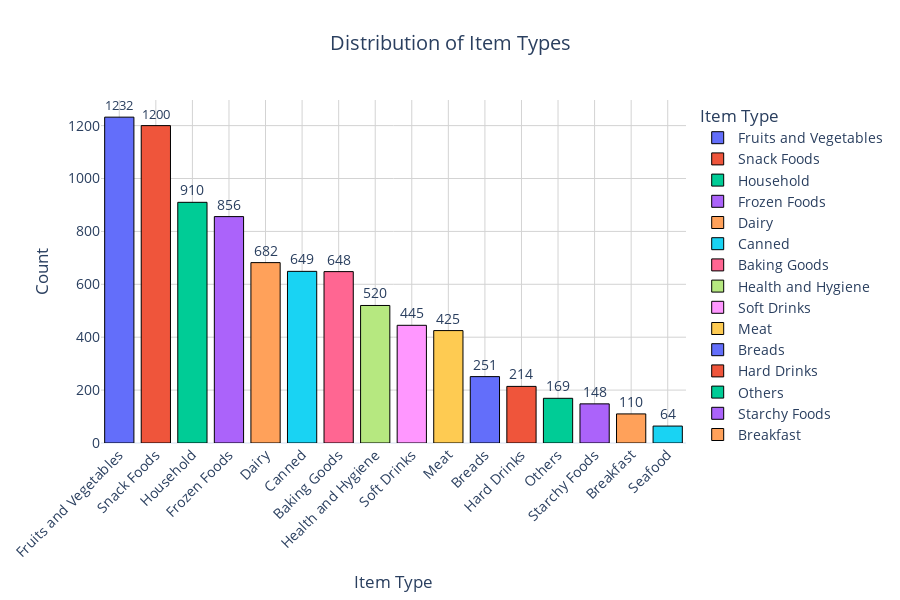

Notebook code cell kept with this figure:
### Code cell
import plotly.express as px

# Create a count plot for 'Item Type' using Plotly
item_counts = df['Item Type'].value_counts().reset_index()
item_counts.columns = ['Item Type', 'Count']  # Rename columns for clarity

# Create a bar chart with multi-color
fig = px.bar(
    item_counts, 
    x='Item Type', 
    y='Count', 
    title='Distribution of Item Types',
    color='Item Type',  # Use Item Type for color differentiation
    color_discrete_sequence=px.colors.qualitative.Plotly  # Use a qualitative color palette
)

# Update layout for aesthetics
fig.update_layout(
    xaxis_title='Item Type',
    yaxis_title='Count',
    title_x=0.5,  # Center the title
    template='plotly_white',  # Use a white theme
    xaxis_tickangle=-45,  # Rotate x-axis labels for better visibility
    paper_bgcolor='white',  # White paper background
    plot_bgcolor='white',  # White plot background
    height=600,  # Increase height for better visibility
    width=900,   # Increase width for better visibility
    font=dict(size=14),  # Increase font size
    xaxis=dict(showgrid=True, gridcolor='lightgrey'),  # Add gridlines
    yaxis=dict(showgrid=True, gridcolor='lightgrey')   # Add gridlines
)

# Adding labels on top of the bars
fig.update_traces(
    texttemplate='%{y}',  # Show the count value
    textposition='outside',  # Position text above the bars
    marker=dict(line=dict(color='black', width=1))  # Add black border around bars
)

# Customize hover information
fig.update_traces(hoverinfo='x+y', hovertemplate='Item Type: %{x}<br>Count: %{y}<extra></extra>')

# Show the plot
fig.show()

### Figure 1 — Plotly figure (JSON) as saved in the notebook; plotly's stock layout.template omitted (floating-point values rounded to 4 significant figures)
{"data": [{"alignmentgroup": "True", "hoverinfo": "x+y", "hovertemplate": "Item Type: %{x}<br>Count: %{y}<extra></extra>", "legendgroup": "Fruits and Vegetables", "marker": {"color": "#636EFA", "line": {"color": "black", "width": 1}, "pattern": {"shape": ""}}, "name": "Fruits and Vegetables", "offsetgroup": "Fruits and Vegetables", "orientation": "v", "showlegend": true, "textposition": "outside", "texttemplate": "%{y}", "type": "bar", "x": ["Fruits and Vegetables"], "xaxis": "x", "y": [1232], "yaxis": "y"}, {"alignmentgroup": "True", "hoverinfo": "x+y", "hovertemplate": "Item Type: %{x}<br>Count: %{y}<extra></extra>", "legendgroup": "Snack Foods", "marker": {"color": "#EF553B", "line": {"color": "black", "width": 1}, "pattern": {"shape": ""}}, "name": "Snack Foods", "offsetgroup": "Snack Foods", "orientation": "v", "showlegend": true, "textposition": "outside", "texttemplate": "%{y}", "type": "bar", "x": ["Snack Foods"], "xaxis": "x", "y": [1200], "yaxis": "y"}, {"alignmentgroup": "True", "hoverinfo": "x+y", "hovertemplate": "Item Type: %{x}<br>Count: %{y}<extra></extra>", "legendgroup": "Household", "marker": {"color": "#00CC96", "line": {"color": "black", "width": 1}, "pattern": {"shape": ""}}, "name": "Household", "offsetgroup": "Household", "orientation": "v", "showlegend": true, "textposition": "outside", "texttemplate": "%{y}", "type": "bar", "x": ["Household"], "xaxis": "x", "y": [910], "yaxis": "y"}, {"alignmentgroup": "True", "hoverinfo": "x+y", "hovertemplate": "Item Type: %{x}<br>Count: %{y}<extra></extra>", "legendgroup": "Frozen Foods", "marker": {"color": "#AB63FA", "line": {"color": "black", "width": 1}, "pattern": {"shape": ""}}, "name": "Frozen Foods", "offsetgroup": "Frozen Foods", "orientation": "v", "showlegend": true, "textposition": "outside", "texttemplate": "%{y}", "type": "bar", "x": ["Frozen Foods"], "xaxis": "x", "y": [856], "yaxis": "y"}, {"alignmentgroup": "True", "hoverinfo": "x+y", "hovertemplate": "Item Type: %{x}<br>Count: %{y}<extra></extra>", "legendgroup": "Dairy", "marker": {"color": "#FFA15A", "line": {"color": "black", "width": 1}, "pattern": {"shape": ""}}, "name": "Dairy", "offsetgroup": "Dairy", "orientation": "v", "showlegend": true, "textposition": "outside", "texttemplate": "%{y}", "type": "bar", "x": ["Dairy"], "xaxis": "x", "y": [682], "yaxis": "y"}, {"alignmentgroup": "True", "hoverinfo": "x+y", "hovertemplate": "Item Type: %{x}<br>Count: %{y}<extra></extra>", "legendgroup": "Canned", "marker": {"color": "#19D3F3", "line": {"color": "black", "width": 1}, "pattern": {"shape": ""}}, "name": "Canned", "offsetgroup": "Canned", "orientation": "v", "showlegend": true, "textposition": "outside", "texttemplate": "%{y}", "type": "bar", "x": ["Canned"], "xaxis": "x", "y": [649], "yaxis": "y"}, {"alignmentgroup": "True", "hoverinfo": "x+y", "hovertemplate": "Item Type: %{x}<br>Count: %{y}<extra></extra>", "legendgroup": "Baking Goods", "marker": {"color": "#FF6692", "line": {"color": "black", "width": 1}, "pattern": {"shape": ""}}, "name": "Baking Goods", "offsetgroup": "Baking Goods", "orientation": "v", "showlegend": true, "textposition": "outside", "texttemplate": "%{y}", "type": "bar", "x": ["Baking Goods"], "xaxis": "x", "y": [648], "yaxis": "y"}, {"alignmentgroup": "True", "hoverinfo": "x+y", "hovertemplate": "Item Type: %{x}<br>Count: %{y}<extra></extra>", "legendgroup": "Health and Hygiene", "marker": {"color": "#B6E880", "line": {"color": "black", "width": 1}, "pattern": {"shape": ""}}, "name": "Health and Hygiene", "offsetgroup": "Health and Hygiene", "orientation": "v", "showlegend": true, "textposition": "outside", "texttemplate": "%{y}", "type": "bar", "x": ["Health and Hygiene"], "xaxis": "x", "y": [520], "yaxis": "y"}, {"alignmentgroup": "True", "hoverinfo": "x+y", "hovertemplate": "Item Type: %{x}<br>Count: %{y}<extra></extra>", "legendgroup": "Soft Drinks", "marker": {"color": "#FF97FF", "line": {"color": "black", "width": 1}, "pattern": {"shape": ""}}, "name": "Soft Drinks", "offsetgroup": "Soft Drinks", "orientation": "v", "showlegend": true, "textposition": "outside", "texttemplate": "%{y}", "type": "bar", "x": ["Soft Drinks"], "xaxis": "x", "y": [445], "yaxis": "y"}, {"alignmentgroup": "True", "hoverinfo": "x+y", "hovertemplate": "Item Type: %{x}<br>Count: %{y}<extra></extra>", "legendgroup": "Meat", "marker": {"color": "#FECB52", "line": {"color": "black", "width": 1}, "pattern": {"shape": ""}}, "name": "Meat", "offsetgroup": "Meat", "orientation": "v", "showlegend": true, "textposition": "outside", "texttemplate": "%{y}", "type": "bar", "x": ["Meat"], "xaxis": "x", "y": [425], "yaxis": "y"}, {"alignmentgroup": "True", "hoverinfo": "x+y", "hovertemplate": "Item Type: %{x}<br>Count: %{y}<extra></extra>", "legendgroup": "Breads", "marker": {"color": "#636EFA", "line": {"color": "black", "width": 1}, "pattern": {"shape": ""}}, "name": "Breads", "offsetgroup": "Breads", "orientation": "v", "showlegend": true, "textposition": "outside", "texttemplate": "%{y}", "type": "bar", "x": ["Breads"], "xaxis": "x", "y": [251], "yaxis": "y"}, {"alignmentgroup": "True", "hoverinfo": "x+y", "hovertemplate": "Item Type: %{x}<br>Count: %{y}<extra></extra>", "legendgroup": "Hard Drinks", "marker": {"color": "#EF553B", "line": {"color": "black", "width": 1}, "pattern": {"shape": ""}}, "name": "Hard Drinks", "offsetgroup": "Hard Drinks", "orientation": "v", "showlegend": true, "textposition": "outside", "texttemplate": "%{y}", "type": "bar", "x": ["Hard Drinks"], "xaxis": "x", "y": [214], "yaxis": "y"}, {"alignmentgroup": "True", "hoverinfo": "x+y", "hovertemplate": "Item Type: %{x}<br>Count: %{y}<extra></extra>", "legendgroup": "Others", "marker": {"color": "#00CC96", "line": {"color": "black", "width": 1}, "pattern": {"shape": ""}}, "name": "Others", "offsetgroup": "Others", "orientation": "v", "showlegend": true, "textposition": "outside", "texttemplate": "%{y}", "type": "bar", "x": ["Others"], "xaxis": "x", "y": [169], "yaxis": "y"}, {"alignmentgroup": "True", "hoverinfo": "x+y", "hovertemplate": "Item Type: %{x}<br>Count: %{y}<extra></extra>", "legendgroup": "Starchy Foods", "marker": {"color": "#AB63FA", "line": {"color": "black", "width": 1}, "pattern": {"shape": ""}}, "name": "Starchy Foods", "offsetgroup": "Starchy Foods", "orientation": "v", "showlegend": true, "textposition": "outside", "texttemplate": "%{y}", "type": "bar", "x": ["Starchy Foods"], "xaxis": "x", "y": [148], "yaxis": "y"}, {"alignmentgroup": "True", "hoverinfo": "x+y", "hovertemplate": "Item Type: %{x}<br>Count: %{y}<extra></extra>", "legendgroup": "Breakfast", "marker": {"color": "#FFA15A", "line": {"color": "black", "width": 1}, "pattern": {"shape": ""}}, "name": "Breakfast", "offsetgroup": "Breakfast", "orientation": "v", "showlegend": true, "textposition": "outside", "texttemplate": "%{y}", "type": "bar", "x": ["Breakfast"], "xaxis": "x", "y": [110], "yaxis": "y"}, {"alignmentgroup": "True", "hoverinfo": "x+y", "hovertemplate": "Item Type: %{x}<br>Count: %{y}<extra></extra>", "legendgroup": "Seafood", "marker": {"color": "#19D3F3", "line": {"color": "black", "width": 1}, "pattern": {"shape": ""}}, "name": "Seafood", "offsetgroup": "Seafood", "orientation": "v", "showlegend": true, "textposition": "outside", "texttemplate": "%{y}", "type": "bar", "x": ["Seafood"], "xaxis": "x", "y": [64], "yaxis": "y"}], "layout": {"barmode": "relative", "font": {"size": 14}, "height": 600, "legend": {"title": {"text": "Item Type"}, "tracegroupgap": 0}, "paper_bgcolor": "white", "plot_bgcolor": "white", "title": {"text": "Distribution of Item Types", "x": 0.5}, "width": 900, "xaxis": {"anchor": "y", "categoryarray": ["Fruits and Vegetables", "Snack Foods", "Household", "Frozen Foods", "Dairy", "Canned", "Baking Goods", "Health and Hygiene", "Soft Drinks", "Meat", "Breads", "Hard Drinks", "Others", "Starchy Foods", "Breakfast", "Seafood"], "categoryorder": "array", "domain": [0, 1], "gridcolor": "lightgrey", "showgrid": true, "tickangle": -45, "title": {"text": "Item Type"}}, "yaxis": {"anchor": "x", "domain": [0, 1], "gridcolor": "lightgrey", "showgrid": true, "title": {"text": "Count"}}}}
